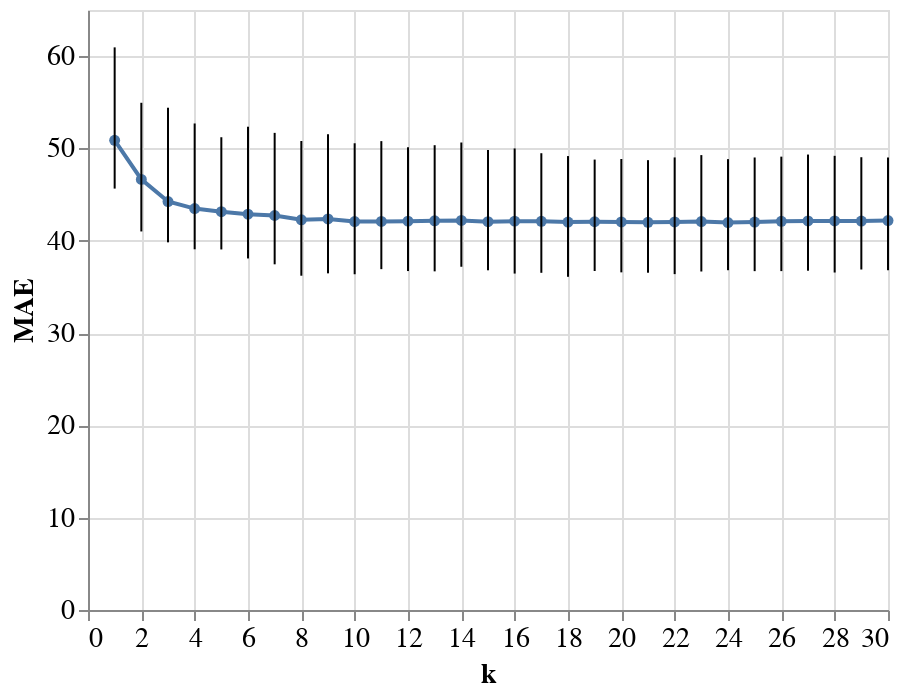

The cell this chart's notebook holds for it:
### Markdown cell above
We'll use the `altair` library to make a plot of these results:

### Code cell
air.plotting.cv_results(cv_results_df)

### Figure 1 — Vega-Lite specification as saved in the notebook (floating-point values rounded to 4 significant figures)
{"config": {"view": {"continuousWidth": 400, "continuousHeight": 300}, "axis": {"labelFontSize": 14, "titleFontSize": 14}}, "layer": [{"mark": {"type": "line", "point": true, "strokeWidth": 2}, "encoding": {"x": {"type": "quantitative", "field": "k"}, "y": {"type": "quantitative", "field": "Mean"}}}, {"mark": "errorbar", "encoding": {"x": {"type": "quantitative", "field": "k"}, "y": {"type": "quantitative", "field": "Min", "title": "MAE"}, "y2": {"field": "Max"}}}], "data": {"name": "data-b2b0b3e32858265275ac11152e22ba3c"}, "$schema": "https://vega.github.io/schema/vega-lite/v4.8.1.json", "datasets": {"data-b2b0b3e32858265275ac11152e22ba3c": [{"k": 1, "Mean": 50.89, "Min": 45.65, "Max": 60.95}, {"k": 2, "Mean": 46.65, "Min": 41.01, "Max": 54.95}, {"k": 3, "Mean": 44.25, "Min": 39.83, "Max": 54.41}, {"k": 4, "Mean": 43.49, "Min": 39.08, "Max": 52.71}, {"k": 5, "Mean": 43.14, "Min": 39.06, "Max": 51.22}, {"k": 6, "Mean": 42.88, "Min": 38.08, "Max": 52.36}, {"k": 7, "Mean": 42.74, "Min": 37.45, "Max": 51.69}, {"k": 8, "Mean": 42.27, "Min": 36.21, "Max": 50.81}, {"k": 9, "Mean": 42.36, "Min": 36.47, "Max": 51.54}, {"k": 10, "Mean": 42.09, "Min": 36.37, "Max": 50.56}, {"k": 11, "Mean": 42.09, "Min": 36.93, "Max": 50.79}, {"k": 12, "Mean": 42.13, "Min": 36.72, "Max": 50.13}, {"k": 13, "Mean": 42.16, "Min": 36.69, "Max": 50.35}, {"k": 14, "Mean": 42.2, "Min": 37.19, "Max": 50.65}, {"k": 15, "Mean": 42.07, "Min": 36.8, "Max": 49.83}, {"k": 16, "Mean": 42.13, "Min": 36.45, "Max": 50.0}, {"k": 17, "Mean": 42.11, "Min": 36.53, "Max": 49.48}, {"k": 18, "Mean": 42.03, "Min": 36.1, "Max": 49.18}, {"k": 19, "Mean": 42.06, "Min": 36.73, "Max": 48.8}, {"k": 20, "Mean": 42.04, "Min": 36.58, "Max": 48.86}, {"k": 21, "Mean": 42.0, "Min": 36.54, "Max": 48.73}, {"k": 22, "Mean": 42.04, "Min": 36.39, "Max": 49.03}, {"k": 23, "Mean": 42.08, "Min": 36.67, "Max": 49.28}, {"k": 24, "Mean": 41.97, "Min": 36.81, "Max": 48.84}, {"k": 25, "Mean": 42.03, "Min": 36.71, "Max": 49.02}, {"k": 26, "Mean": 42.11, "Min": 36.71, "Max": 49.11}, {"k": 27, "Mean": 42.15, "Min": 36.76, "Max": 49.34}, {"k": 28, "Mean": 42.14, "Min": 36.56, "Max": 49.2}, {"k": 29, "Mean": 42.13, "Min": 36.89, "Max": 49.05}, {"k": 30, "Mean": 42.19, "Min": 36.81, "Max": 49.02}]}}
